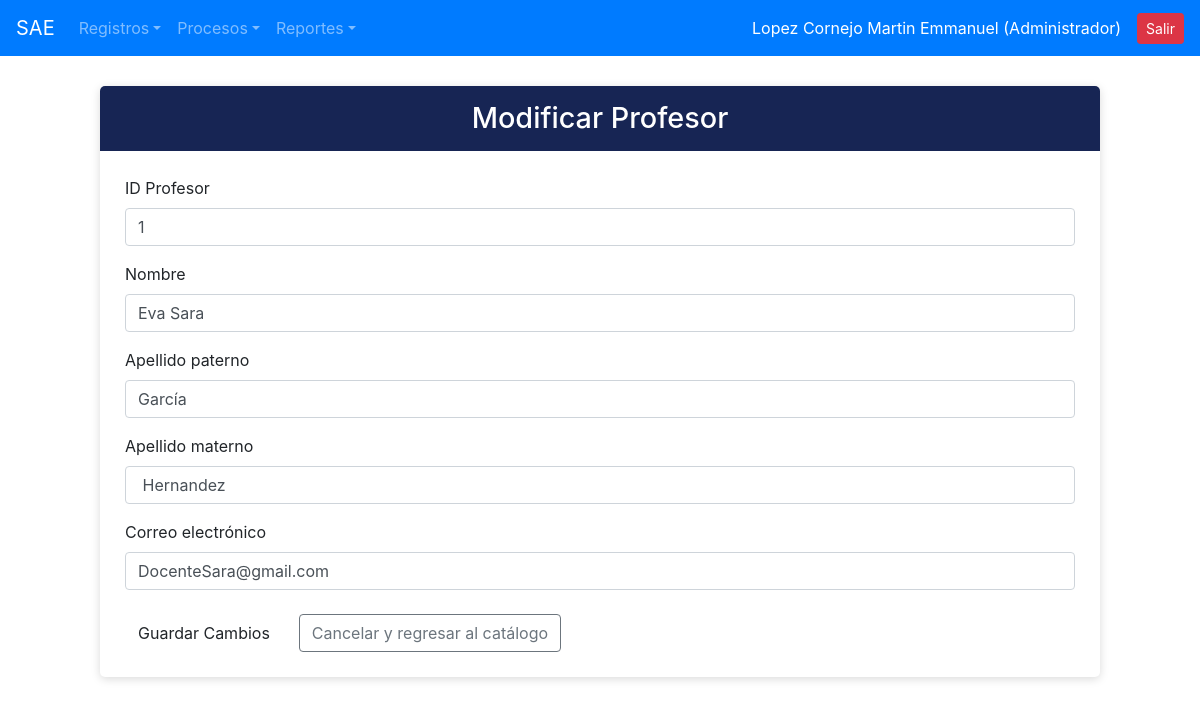
Screenshot of /modificacion/modif_profesor.php?idprof=1 (signed in) with the database file from the repository.
### tables this page shows
CREATE TABLE `profesores` (
  `idprof` int(11) NOT NULL,
  `nombre_prof` varchar(100) NOT NULL,
  `apaterno_prof` varchar(100) NOT NULL,
  `amaterno_prof` varchar(100) NOT NULL,
  `mail_prof` varchar(150) NOT NULL,
  `estatus_prof` varchar(10) DEFAULT 'ALTA'
);

### modificacion/modif_profesor.php (the view, shortened to what this page needs)
<?php
include_once("../conexion.php");
$profesor = null;
if (isset($_GET['idprof'])) {
    $idprof = intval($_GET['idprof']);
    $sql = "SELECT * FROM profesores WHERE idprof = ?";
    $stmt = $conexion->prepare($sql);
    $stmt->bind_param("i", $idprof);
    $stmt->execute();
    $res = $stmt->get_result();
    $profesor = $res->fetch_assoc();
}
?>
<!DOCTYPE html>
<html lang="es">
<head>
    <link href="https://cdn.jsdelivr.net/npm/bootstrap@5.3.3/dist/css/bootstrap.min.css" rel="stylesheet">
    <link rel="stylesheet" href="https://cdn.jsdelivr.net/npm/bootstrap-icons@1.11.3/font/bootstrap-icons.min.css">
</head>
<body>
<?php include_once("../navegacion/nav.php"); ?>
<div class="container">
    <div class="formulario">
        <div class="titulo">
            <h2>Modificar Profesor</h2>
        </div>
        <div class="contenido">
            <?php if ($profesor): ?>
            <form method="post" action="modif_profesor.php">
                <div class="mb-3">
                    <label class="form-label">ID Profesor</label>
                    <input type="number" name="idprof" class="form-control" value="<?php echo $profesor['idprof']; ?>" required>
                </div>
                <div class="mb-3">
                    <label class="form-label">Nombre</label>
                    <input type="text" name="nombre" class="form-control" value="<?php echo htmlspecialchars($profesor['nombre_prof']); ?>" required>
                </div>
                <div class="mb-3">
                    <label class="form-label">Apellido paterno</label>
                    <input type="text" name="apellido_paterno" class="form-control" value="<?php echo htmlspecialchars($profesor['apaterno_prof']); ?>" required>
                </div>
                <div class="mb-3">
                    <label class="form-label">Apellido materno</label>
                    <input type="text" name="apellido_materno" class="form-control" value="<?php echo htmlspecialchars($profesor['amaterno_prof']); ?>" required>
                </div>
                <div class="mb-3">
                    <label class="form-label">Correo electrónico</label>
                    <input type="email" name="correo" class="form-control" value="<?php echo htmlspecialchars($profesor['mail_prof']); ?>" required>
                </div>
                <div class="d-flex align-items-center gap-3 mt-4">
                    <button type="submit" class="btn btn-sae">Guardar Cambios</button>
                    <a href="../crude/crude_profesores.php" class="btn btn-outline-secondary">Cancelar y regresar al catálogo</a>
                </div>
            </form>
            <?php else: ?>
                <div class="alert alert-warning">No se encontró la información del profesor.</div>
                <a href="../crude/crude_profesores.php" class="btn btn-secondary">Regresar al catálogo</a>
            <?php endif; ?>
        </div>
    </div>
</div>
</body>
</html>

### modificacion/modif_profesor.php (style rules this page uses)
body { background-color: #f3f1f4; }
.formulario { background-color: white; max-width: 1000px; margin: 30px auto; border-radius: 5px; box-shadow: 0 2px 10px rgba(0,0,0,0.15); overflow: hidden; }
.titulo { background-color: #172554; color: white; padding: 15px; text-align: center; }
.titulo h2 { margin: 0; font-size: 1.8rem; }
.contenido { padding: 25px; }
.btn-sae { background-color: #9f1239; color: white; border: none; padding: 8px 16px; border-radius: 4px; }

### rows the page displays
profesores: idprof "1", nombre "Eva Sara", apellido_paterno "García", apellido_materno "Hernandez", correo "DocenteSara@gmail.com"

### other values shown
$_SESSION['nombre_usuario'] "Lopez Cornejo Martin Emmanuel"
$_SESSION['nombre_puesto'] "Administrador"
